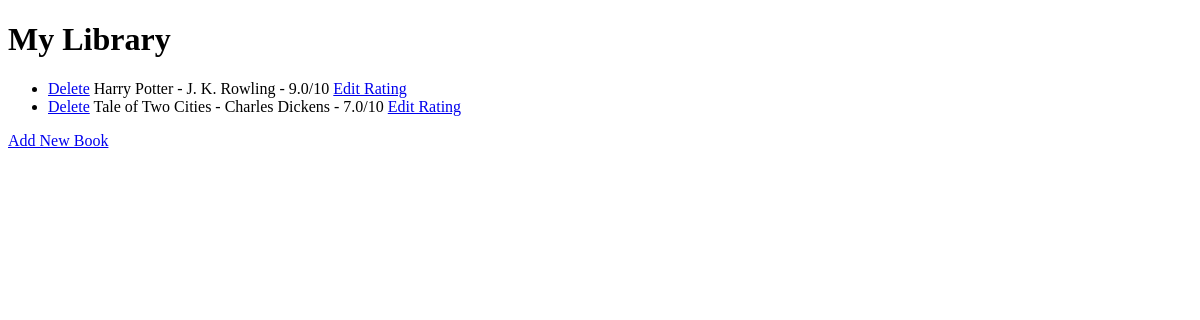
The app's page /, older data.
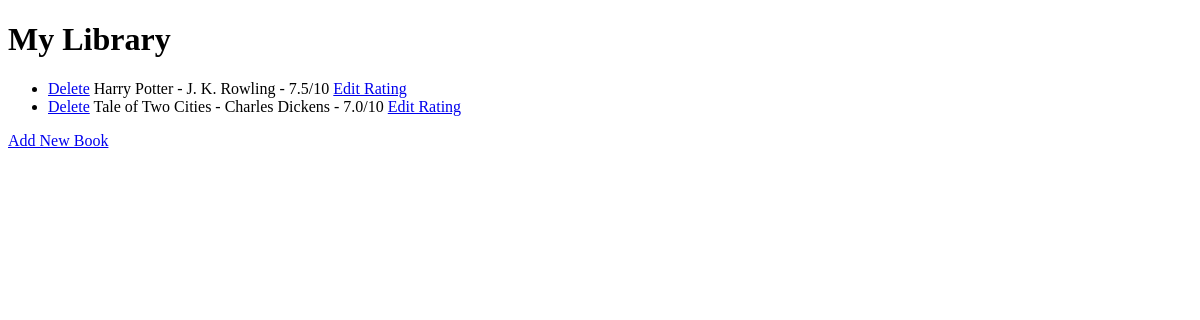
The same page, newer data.
### main.py (models this page shows)
class Books(db.Model):
    id: Mapped[int] = mapped_column(INTEGER, primary_key=True)
    title: Mapped[str] = mapped_column(VARCHAR, unique=True, nullable=False)
    author: Mapped[str] = mapped_column(VARCHAR, nullable=False)
    review: Mapped[float] = mapped_column(FLOAT, nullable=False)

### main.py (the view)
@app.route('/')
def home():
    all_books = []
    with app.app_context():
        result = db.session.execute(db.select(Books).order_by(Books.title))
        books = result.scalars().all()
    for book in books:
        b = {
            "id": book.id,
            "title": book.title,
            "author": book.author,
            "rating": book.review,
        }
        all_books.append(b)
    return render_template('index.html', books=all_books)

### templates/index.html (shortened to what this page needs)
<!DOCTYPE html>
<html lang="en">
  <head>
  </head>
  <body>
    <h1>My Library</h1>
    {% if books == [] %}
    <p>Library is empty.</p>
    {% else %}
    <ul>
      {% for book in books %}
      <li>
        <a href="{{ url_for('delete', book_id = book['id']) }}">Delete</a>
        {{ book['title'] }} - {{ book['author'] }} - {{ book['rating'] }}/10
        <a href="{{ url_for('edit', book_id=book['id']) }}">Edit Rating</a>
      </li>
      {% endfor %}
    </ul>
    {% endif %}
    <a href="{{ url_for('add') }}">Add New Book</a>
  </body>
</html>

Row changes from the older to the newer data that the page shows:
changed Books "Harry Potter": rating "9.0" → "7.5"
